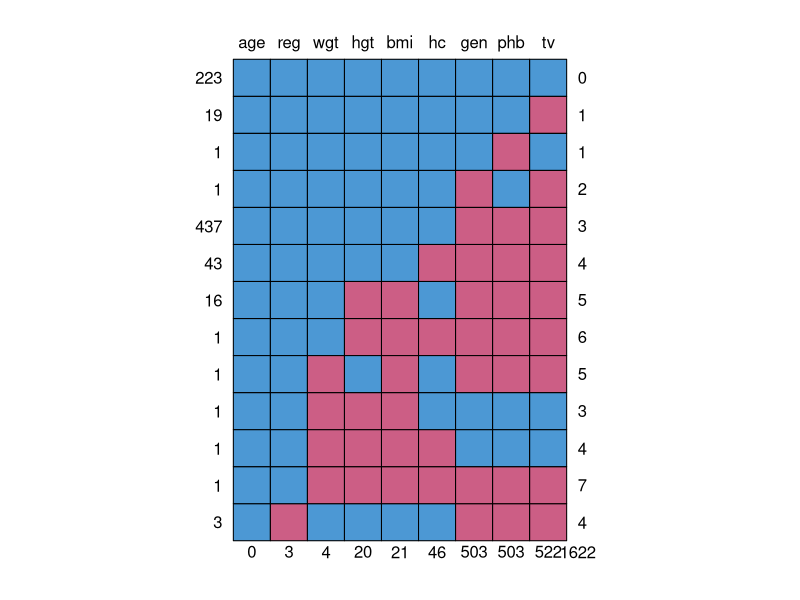
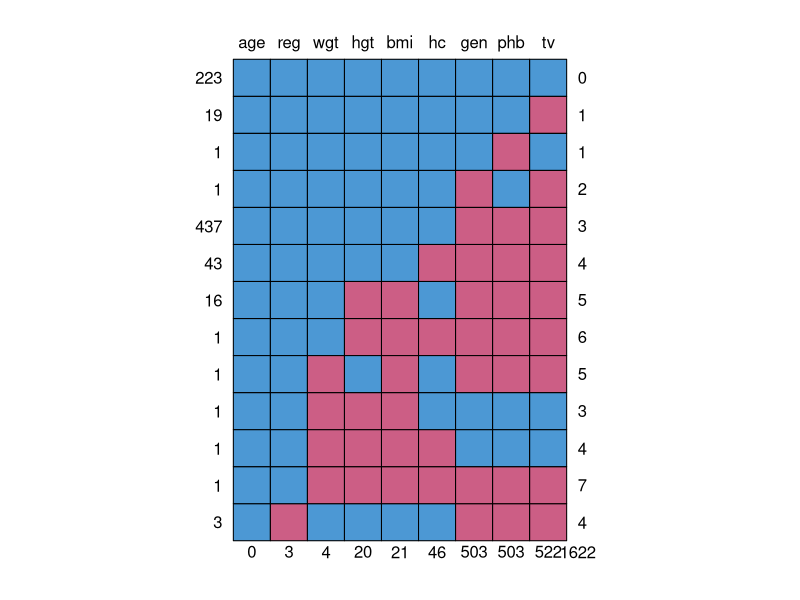
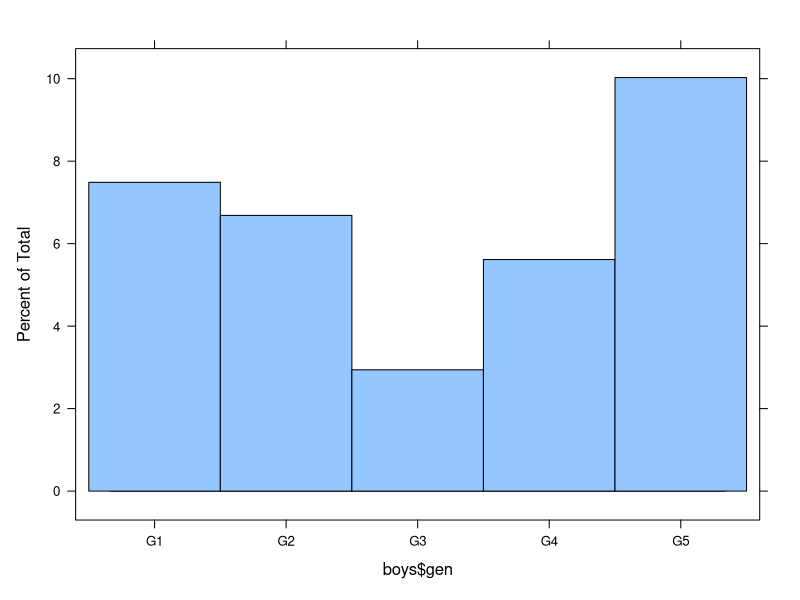
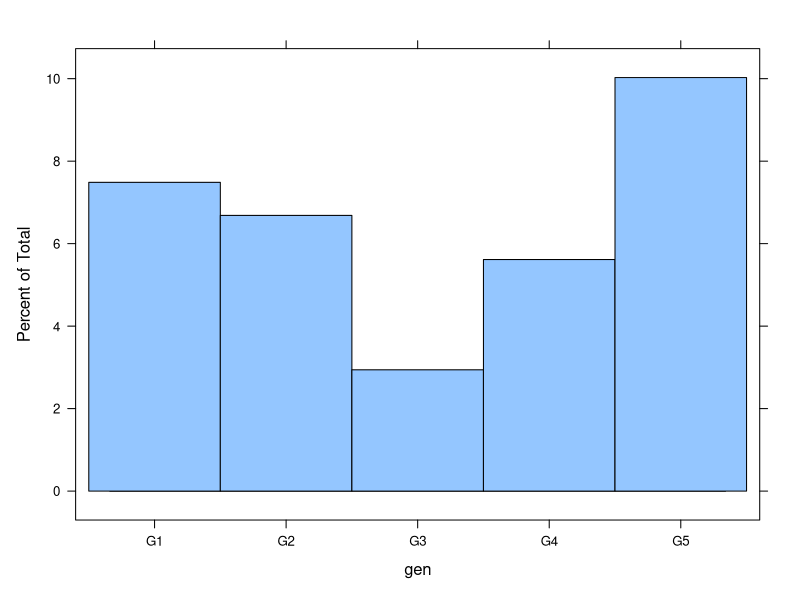
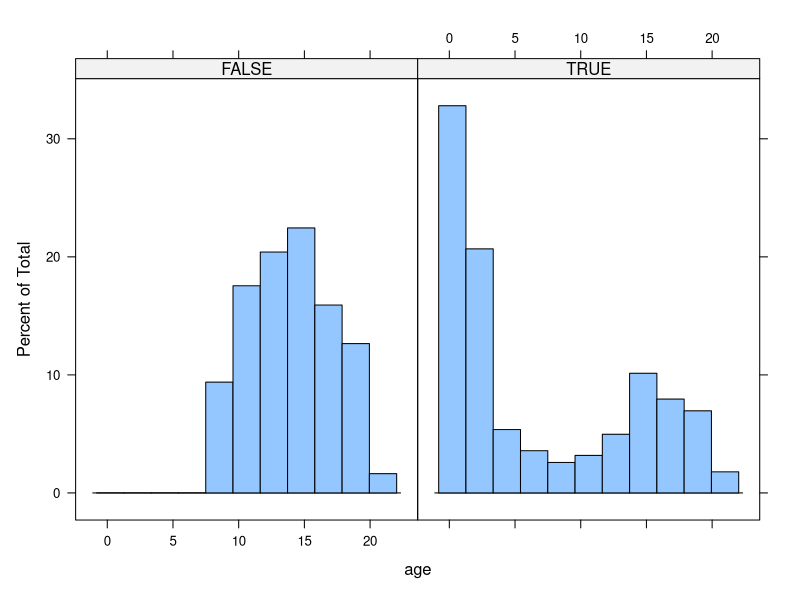
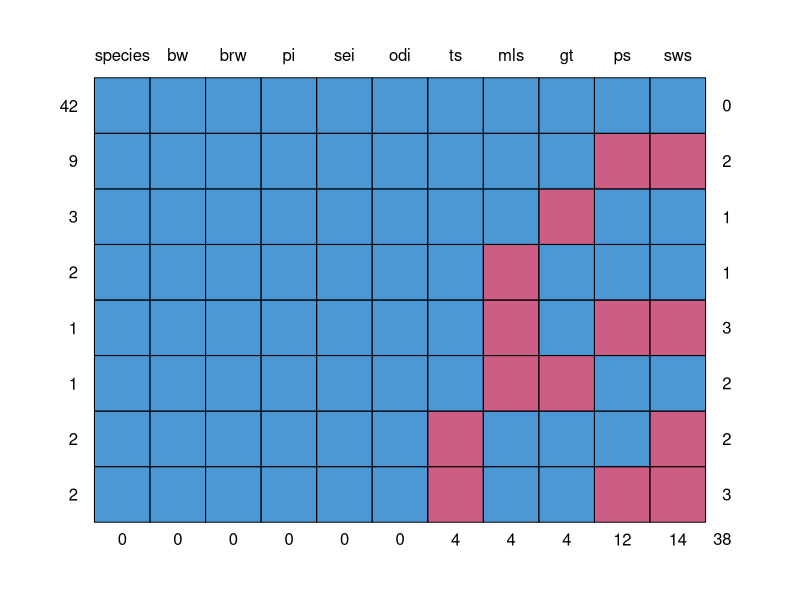
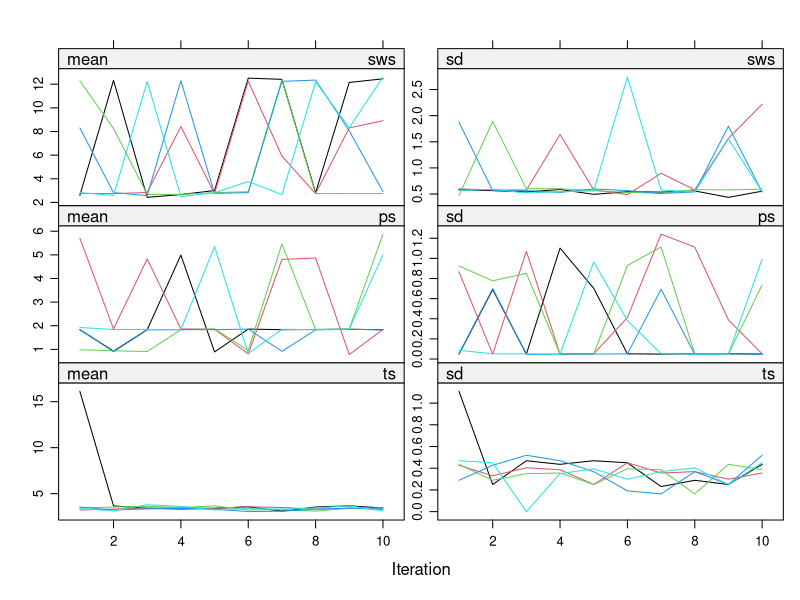
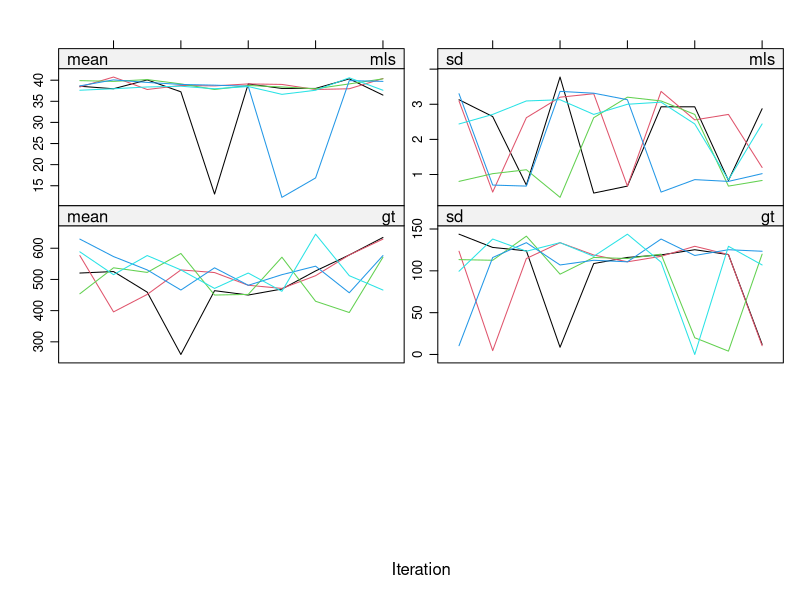

R code for these plots, in order:
## ---- chunk 1
require(mice)
require(lattice)
set.seed(123)
## ---- chunk 2
help(boys)
?boys
## ---- chunk 3
head(boys)
nrow(boys)
summary(boys)
## ---- chunk 4
md.pattern(boys)
## ---- chunk 5
mpat <- md.pattern(boys)
sum(mpat[, "gen"] == 0)
## ---- chunk 6
R <- is.na(boys$gen) 
R
## ---- chunk 7
histogram(boys$gen)
## ---- chunk 8
histogram(~ gen, data = boys)
## ---- chunk 9
histogram(~age|R, data=boys)
## ---- chunk 10
imp1 <- mice(boys, print=FALSE)
## ---- chunk 11
summary(boys)
summary(complete(imp1))
## ---- chunk 12
summary(with(imp1, mean(tv)))
## ---- chunk 13
help(mammalsleep)
## ---- chunk 14
head(mammalsleep)
summary(mammalsleep)
str(mammalsleep)
## ---- chunk 15
md.pattern(mammalsleep)
## ---- chunk 16
imp <- mice(mammalsleep, maxit = 10, print=F)
## ---- chunk 17
plot(imp)
## ---- chunk 18
fit1 <- with(imp, lm(sws ~ log10(bw) + odi), print=F)
## ---- chunk 19
pool(fit1)
summary(pool(fit1))
## ---- chunk 20
impnew <- mice(mammalsleep[ , -1], maxit = 10, print = F)
## ---- chunk 21
fit2 <- with(impnew, lm(sws ~ log10(bw) + odi))
pool(fit2)
summary(pool(fit2))
## ---- chunk 22
plot(impnew)
